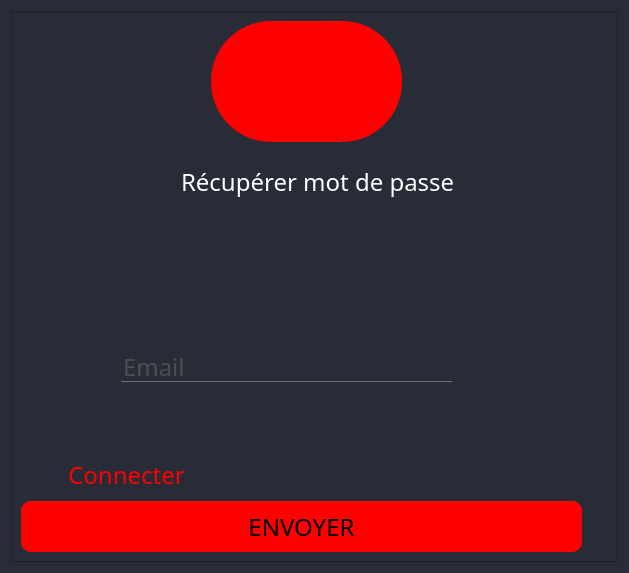
<?xml version="1.0" encoding="UTF-8"?>
<ui version="4.0">
 <class>mdp_oubli</class>
 <widget class="QDialog" name="mdp_oubli">
  <property name="geometry">
   <rect>
    <x>0</x>
    <y>0</y>
    <width>629</width>
    <height>573</height>
   </rect>
  </property>
  <property name="windowTitle">
   <string>Dialog</string>
  </property>
  <property name="styleSheet">
   <string notr="true">

*{
	font-family:century gothic;
	font-size:24px;
}
QDialog{
background-color: rgb(39, 44, 54);
}
QFrame
{
	background:rgb(39, 44, 54);
}

QPushButton
{
background-color: red ;/** for example **/
border-radius:10px;

}
QToolButton
{
image:url(:img/login.png);
background-color: red ;/** for example **/
border-radius:60px;

}
QLabel
{
color:white;
}
QMainWindow
{
background:transparent;
}

QPushButton:hover
{
background-color:rgb(170, 0, 0)  ;/** for example **/
	
border-radius:5px;

}
QLineEdit
{
background:transparent;
border:none;
color:#717072;
border-bottom:1px solid #717072;
}</string>
  </property>
  <layout class="QHBoxLayout" name="horizontalLayout">
   <item>
    <widget class="QFrame" name="frame">
     <property name="frameShape">
      <enum>QFrame::StyledPanel</enum>
     </property>
     <property name="frameShadow">
      <enum>QFrame::Raised</enum>
     </property>
     <widget class="QLabel" name="label_2">
      <property name="geometry">
       <rect>
        <x>170</x>
        <y>140</y>
        <width>301</width>
        <height>61</height>
       </rect>
      </property>
      <property name="styleSheet">
       <string notr="true"/>
      </property>
      <property name="text">
       <string>Récupérer mot de passe </string>
      </property>
      <property name="alignment">
       <set>Qt::AlignLeading|Qt::AlignLeft|Qt::AlignVCenter</set>
      </property>
     </widget>
     <widget class="QToolButton" name="toolButton_2">
      <property name="geometry">
       <rect>
        <x>200</x>
        <y>10</y>
        <width>191</width>
        <height>121</height>
       </rect>
      </property>
      <property name="styleSheet">
       <string notr="true">image: url(:/login.png);</string>
      </property>
      <property name="text">
       <string/>
      </property>
     </widget>
     <widget class="QPushButton" name="pushButton_4">
      <property name="geometry">
       <rect>
        <x>10</x>
        <y>490</y>
        <width>561</width>
        <height>51</height>
       </rect>
      </property>
      <property name="styleSheet">
       <string notr="true">font: 75 18pt &quot;MS Shell Dlg 2&quot;;</string>
      </property>
      <property name="text">
       <string>ENVOYER</string>
      </property>
     </widget>
     <widget class="QLineEdit" name="lineEdit_3">
      <property name="geometry">
       <rect>
        <x>110</x>
        <y>340</y>
        <width>331</width>
        <height>31</height>
       </rect>
      </property>
      <property name="text">
       <string/>
      </property>
      <property name="placeholderText">
       <string>Email</string>
      </property>
     </widget>
     <widget class="QPushButton" name="pushButton_5">
      <property name="geometry">
       <rect>
        <x>30</x>
        <y>450</y>
        <width>171</width>
        <height>28</height>
       </rect>
      </property>
      <property name="styleSheet">
       <string notr="true">
QPushButton
{
	background-color: transparent;
	
	color: rgb(255, 0, 0);
	font-family:century gothic;
	font-size:24px;
}
QPushButton:hover
{
color:rgb(170, 0, 0)  ;/** for example **/
	
border-radius:5px;

}</string>
      </property>
      <property name="text">
       <string>Connecter</string>
      </property>
     </widget>
    </widget>
   </item>
  </layout>
 </widget>
 <resources/>
 <connections/>
</ui>
